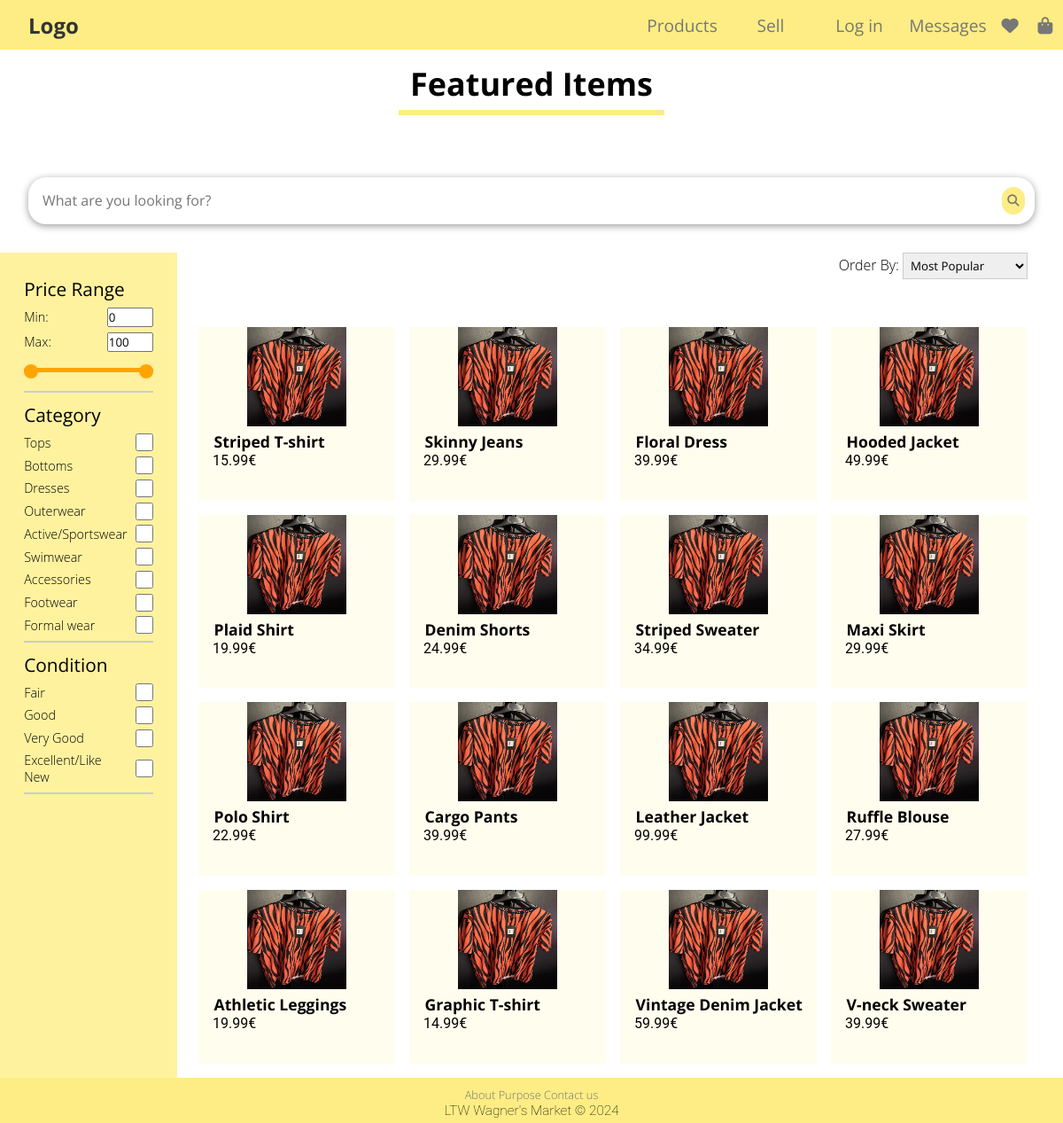
The page /pages/search.php on the database as committed earlier.
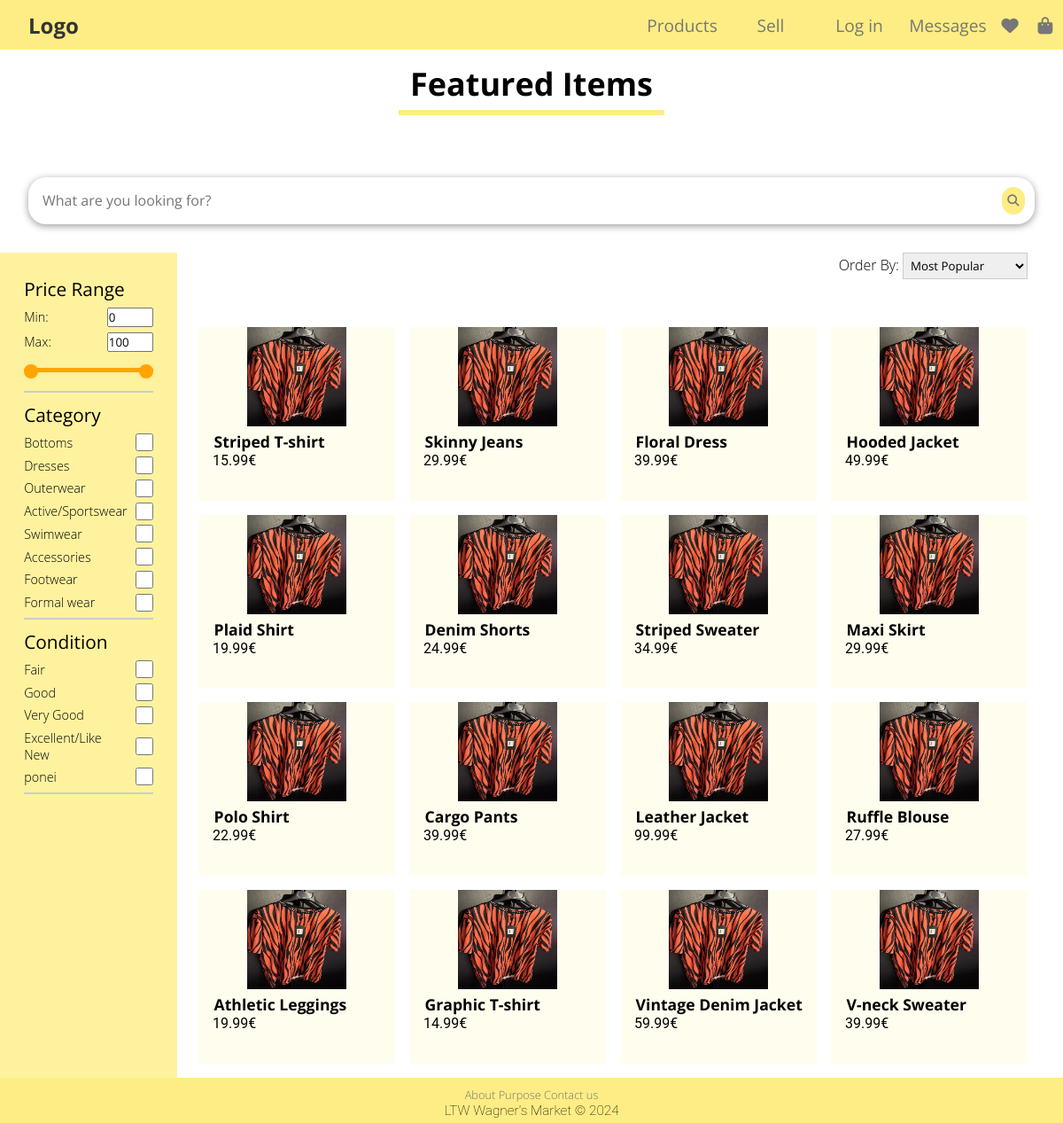
The same page on the database as committed later.
### tables this page shows
CREATE TABLE ITEM (
    ItemId INTEGER PRIMARY KEY AUTOINCREMENT,
    UserId INTEGER NOT NULL,
    Title TEXT NOT NULL,
    Price FLOAT NOT NULL,
    Description TEXT NOT NULL,
    Condition TEXT NOT NULL,
    Size TEXT NOT NULL,
    Brand TEXT NOT NULL,
    ImagePath TEXT NOT NULL,
    WishlistCounter INTEGER DEFAULT 0,
    Timestamp DATETIME NOT NULL DEFAULT CURRENT_TIMESTAMP,
    CONSTRAINT PriceConstraint CHECK (Price > 0),
    FOREIGN KEY (UserId) REFERENCES USER (UserId) ON DELETE CASCADE ON UPDATE CASCADE,
    FOREIGN KEY (Condition) REFERENCES CONDITION (Condition) ON DELETE CASCADE ON UPDATE CASCADE,
    FOREIGN KEY (Size) REFERENCES SIZE (Size) ON DELETE CASCADE ON UPDATE CASCADE
);

CREATE TABLE CATEGORY (
    CategoryName TEXT NOT NULL,
    CategoryImage TEXT NOT NULL,
    CONSTRAINT Pk_CategoryName PRIMARY KEY (CategoryName)
);

CREATE TABLE CONDITION (
    Condition TEXT NOT NULL,
    CONSTRAINT PK_Condition PRIMARY KEY (Condition)
);

### public/utils/session.php (called while the page is built, shortened)
<?php
class Session
{
    public function isLoggedIn(): bool
    {
        return isset($_SESSION['id']);
    }
}
?>

### private/database/item.class.php (called while the page is built, shortened)
<?php
class Item
{
    public function __construct(int $itemId, int $userId, string $title, float $price, string $description, string $condition, string $size, string $brand, string $imagePath, int $wishlistCounter, string $timeStamp)
    {
        $this->itemId = $itemId;
        $this->title = $title;
        $this->price = $price;
        $this->imagePath = $imagePath;
    }
    static function getMostPopularItems(PDO $db, int $count, int $offset): array
    {
        $stmt = $db->prepare('SELECT ItemId, UserId, Title, Price, Description, Condition,
            Size, Brand, ImagePath, WishlistCounter, Timestamp FROM ITEM ORDER BY WishlistCounter DESC LIMIT ? OFFSET ?');
        $stmt->execute(array($count, $offset));
        $items = array();
        while ($item = $stmt->fetch()) {
            $items[] = new Item(
                $item['ItemId'],
                $item['UserId'],
                $item['Title'],
                $item['Price'],
                $item['Description'],
                $item['Condition'],
                $item['Size'],
                $item['Brand'],
                $item['ImagePath'],
                $item['WishlistCounter'],
                $item['Timestamp']
            );
        }
        return $items;
    }
    static function getMaxPrice(PDO $db): float
    {
        $stmt = $db->prepare('SELECT MAX(PRICE) AS MaxPrice FROM ITEM');
        $stmt->execute();
        return (float)$stmt->fetch(PDO::FETCH_ASSOC)['MaxPrice'];
    }
}
?>

### private/database/category.class.php (called while the page is built, shortened)
<?php
class Category
{
    public function __construct(string $categoryName, string $categoryImage)
    {
        $this->categoryName = $categoryName;
    }
    static function getCategories(PDO $db): array
    {
        $stmt = $db->prepare('SELECT CategoryName, CategoryImage FROM CATEGORY');
        $stmt->execute(array());
        $categories = array();
        while ($category = $stmt->fetch()) {
            $categories[] = new Category(
                $category['CategoryName'],
                $category['CategoryImage']
            );
        }
        return $categories;
    }
}
?>

### private/database/condition.class.php (called while the page is built, shortened)
<?php
class Condition
{
    public function __construct(string $condition)
    {
        $this->condition = $condition;
    }
    static function getConditions(PDO $db): array
    {
        $stmt = $db->prepare('SELECT Condition FROM CONDITION');
        $stmt->execute(array());
        $conditions = array();
        while ($condition = $stmt->fetch()) {
            $conditions[] = new Condition(
                $condition['Condition']
            );
        }
        return $conditions;
    }
}
?>

### private/templates/item.tpl.php (the view, shortened to what this page needs)
<?php
require_once(__DIR__ . '/../database/item.class.php');
require_once(__DIR__ . '/../database/condition.class.php');
require_once(__DIR__ . '/../database/category.class.php');
?>
<?php function drawItems(PDO $db, array $items, Session $session): void
{ ?>
        <ul class="draw-items" id="draw-items">
            <?php foreach($items as $item) { ?>
                <li class="item-card">
                    <a href="../pages/item.php?id=<?=$item->itemId?>">
                        <img src="<?= $item->imagePath?>">
                    </a>
                    <a href="../pages/item.php?id=<?=$item->itemId?>">
                        <h4><?=$item->title?></h4>
                        <p><?=number_format($item->price, 2)?>€</p>
                    </a>
                </li>
            <?php } ?>
        </ul>
<?php }?>
<?php function drawItemFilter(PDO $db, float $maxPrice, ?string $selectedCategory = null) { ?>
    <?php
        $categories = Category::getCategories($db);
        $conditions = Condition::getConditions($db);
    ?>
    <form id="filters">
        <fieldset id="price">
            <legend>Price Range</legend>
            <section id ="number-input">
                <label>Min: <input type="number" id="min-input" value = "0" min="0" max="<?= intval(ceil($maxPrice))?>"></label>
                <label>Max: <input type="number" id="max-input" value = "<?=intval(ceil($maxPrice))?>" min="0" max="<?=intval(ceil($maxPrice))?>"></label>
            </section>
            <section id="price-range">
                <section id="slider">
                    <section id="progress"></section>
                </section>
                <section id="range-input">
                    <input type="range" id="min-range" min="0" max="<?=intval(ceil($maxPrice))?>" value="0" step="1">
                    <input type="range" id="max-range" min="0" max="<?=intval(ceil($maxPrice))?>" value="<?=intval(ceil($maxPrice))?>" step="1">
                </section>
            </section>
        </fieldset>
        <fieldset id="category">
            <legend>Category</legend>
            <?php foreach($categories as $category) { ?>
                <?php if ($selectedCategory != null) {
                    if ($selectedCategory === $category->categoryName) { ?>
                       <label><?= $category->categoryName ?><input type="checkbox" id="<?= $category->categoryName ?>" checked></label>
                <?php } else { ?>
                <label><?= $category->categoryName ?><input type="checkbox" id="<?= $category->categoryName ?>"></label>
                <?php } } else { ?>
                    <label><?= $category->categoryName ?><input type="checkbox" id="<?= $category->categoryName ?>"></label>
                    <?php } } ?>
        </fieldset>
        <fieldset id="condition">
            <legend>Condition</legend>
            <?php foreach($conditions as $condition) { ?>
                <label><?= $condition->condition ?><input type="checkbox" id="<?= $condition->condition ?>"></label>
            <?php } ?>
        </fieldset>
    </form>
<?php } ?>
<?php function drawItemSorter() { ?>
    <label id="order"> Order By:
        <select id="order-selected">
            <option value="popular" selected>Most Popular</option>
        </select>
    </label>
<?php } ?>

### private/templates/common.tpl.php (shortened to what this page needs)
<?php
require_once (__DIR__ . '/../../public/utils/session.php');
require_once (__DIR__ . '/../database/category.class.php');
?>
<?php function drawHeader(PDO $db, Session $session)
{ ?>
    <!DOCTYPE html>
    <html lang="en-US">
    <head>
        <link rel="stylesheet" href="../css/style.css">
    </head>
    <body>
        <header>
            <section class="header-left">
                <a class="logo" href="../pages/index.php">Logo</a>
            </section>
            <nav class="header-right">
                    <section id="header-products">
                        <a  href="search.php">Products</a>
                    </section>
                    <?php
                    if ($session->isLoggedIn()) { ?>
                        <a href="../pages/publish_add.php">Sell</a>
                        <nav id="header-profile">
                            <a href="../pages/profile.php">Profile</a>
                            <?php drawProfileForm($db, $session); ?>
                        </nav>
                        <a href="../pages/messages.php">Messages</a>
                        <a href="../pages/wishlist.php"><i class="fas fa-heart"></i></a>
                        <a href="../pages/shopping_bag.php"><i class="fas fa-shopping-bag"></i></a>
                    <?php } else { ?>
                        <a class="not-logged-in">Sell</a>
                        <nav id="header-profile">
                            <a class="not-logged-in">Log in</a>
                        </nav>
                        <a class="not-logged-in">Messages</a>
                        <a class="not-logged-in"><i class="fas fa-heart"></i></a>
                        <a class="not-logged-in"><i class="fas fa-shopping-bag"></i></a>
                    <?php }?>
            </nav>
        </header>
    <?php } ?>
    <?php function drawFooter()
    { ?>
        <footer>
            <nav>
                <a href="#">About</a>
                <a href="#">Purpose</a>
                <a href="#">Contact us</a>
            </nav>
            <p>LTW Wagner's Market &copy; 2024</p>
        </footer>
    </body>
    </html>
<?php } ?>
<?php function drawSearchBar(string $id, string $placeholder)
{?>
    <section id="search-bar" class="search-bar">
        <input id="<?= $id ?>" type="text" placeholder="<?= $placeholder ?>">
        <button><i class="fa fa-search"></i></button>
    </section>
<?php } ?>
<?php function drawTitle(string $title): void
{ ?>
    <section id="title">
        <h2>
            <?= $title ?>
        </h2>
        <hr class="line-yellow">
    </section>
<?php } ?>

### public/pages/search.php (shortened to what this page needs)
<?php
require_once(__DIR__ . '/../utils/session.php');
$session = new Session();
require_once(__DIR__ . '/../../private/database/connection.db.php');
require_once(__DIR__ . '/../../private/database/item.class.php');
require_once(__DIR__ . '/../../private/database/item_category.class.php');
require_once(__DIR__ . '/../../private/templates/common.tpl.php');
require_once(__DIR__ . '/../../private/templates/item.tpl.php');
$limit = 16;
$offset = 0;
$db = getDatabaseConnection();
$categoryName = isset($_GET['category']) ? $_GET['category'] : null;
$items = Item::getMostPopularItems($db, $limit, $offset);
$maxPrice = Item::getMaxPrice($db);
drawHeader($db, $session);
drawTitle("Featured Items");
?>
<section class="search-items-body"> <?php
    drawSearchBar("search-items", "What are you looking for?");
    drawItems($db, $items, $session);
    drawItemFilter($db, $maxPrice, $categoryName);
    drawItemSorter(); ?>
</section>
<?php
drawFooter();
?>

### public/css/style.css (style rules this page uses)
* { margin: 0; padding: 0; box-sizing: border-box; font-family: 'Open Sans', sans-serif; }
p { font-family: 'Roboto', sans-serif; font-size: 1.2em; }
header, .logo, a { color: #777; text-decoration: none; transition: color 0.3s; }
h4 { font-size: 1.1em; }
h2 { font-size: 1.5em; }
button, .button { color: #777; background: rgba(253, 237, 132, 1); border: none; padding: .5em .5em; margin: .2em; border-radius: 30px; transition: 0.3s; }
select { padding: .3em; border: .1em solid #ccc; cursor: pointer; }
section#title { font-family: 'Open Sans', sans-serif; margin: 70px 0; text-align: center; font-size: 1.5em; }
.line-yellow { width: 300px; height: 0.25em; background-color: rgba(253, 237, 132, 1); border: none; margin: 5px auto; }
header { height: 3.5rem; display: grid; grid-template-columns: 1.5fr 1fr; background-color: rgba(253, 237, 132, 1); position: fixed; top: 0; width: 100%; z-index: 1; }
.header-left { align-content: center; }
.header-right { font-size: 1.2em; display: grid; grid-template-columns: repeat(4, 1fr) .4fr .4fr; justify-items: center; align-items: center; }
.logo { font-weight: 700; font-size: 1.5em; color: #333; padding-left: 2rem; }
.search-bar { display: grid; grid-template-columns: 1fr auto; background-color: #fff; border-radius: 20px; box-shadow: 0 2px 8px rgba(0, 0, 0, 0.4); padding: 0.5em; }
.search-bar input { border: none; font-size: 1em; margin-left: 0.5em; }
.search-bar button { cursor: pointer; }
.draw-items { display: grid; grid-template-columns: repeat(4, 1fr); list-style: none; margin: 0 1.5em; }
.item-card { transition: transform 0.1s ease, box-shadow 0.1s ease; background-color: rgba(253, 237, 132, 0.138); text-align: center; margin-right: 1em; margin-bottom: 1em; }
.item-card img { width: 7em; height: 7em; }
.item-card p, .item-card h4 { text-align: left; margin-left: 1em; color: black; }
.item-card p { font-size: 1em; }
.search-items-body { display: grid; grid-template-areas: "search search" "filter order" "filter items"; grid-template-columns: 1fr 5fr; grid-template-rows: 1fr 1fr 10fr; }
.search-items-body section.search-bar { grid-area: search; margin: 0 2em 2em 2em; }
.search-items-body .draw-items { grid-area: items; }
.search-items-body form#filters { grid-area: filter; background: rgb(255, 242, 159); padding: 1em; width: 100%; }
.search-items-body label#order { grid-area: order; margin-bottom: 1em; margin-right: 2.5em; font-family: 'Open Sans Light', sans-serif; justify-self: right; padding-bottom: 0.5em; }
input[type="checkbox"] { width: 1.5em; height: 1.5em; border: 0.1em solid #555; border-radius: 4px; background-color: #fff; cursor: pointer; }
#filters legend { font-size: 1.3em; padding-bottom: 0.2em; }
#filters label { display: flex; justify-content: space-between; gap: 0.5em; align-items: center; padding: 0.2em 0; font-size: 0.9em; font-family: 'Open Sans Light', sans-serif; word-wrap: break-word; }
#filters fieldset { display: grid; margin: 0.7em; border: none; border-bottom: 2px solid #ccc; padding-bottom: 0.3em; }
#slider { height: 0.3em; background: #ddd; border-radius: 5px; position: relative; margin: 1em 0; }
#slider #progress { height: 100%; border-radius: 5px; background: #FFA500; position: absolute; left: 0; right: 0; }
#range-input { position: relative; margin: 1em 0; }
#range-input input { width: 100%; height: 5px; position: absolute; top: -1em; background: none; pointer-events: none; -webkit-appearance: none; -moz-appearance: none; }
footer { font-family: 'Roboto', sans-serif; font-weight: 100; font-size: 0.8em; text-align: center; background: rgba(253, 237, 132, 1); padding: 10px 0 5px 0; bottom: 0; left: 0; right: 0; }

Rows that differ between the two databases and show on the page:
removed category: CategoryName "Tops"
added condition: Condition "ponei"
